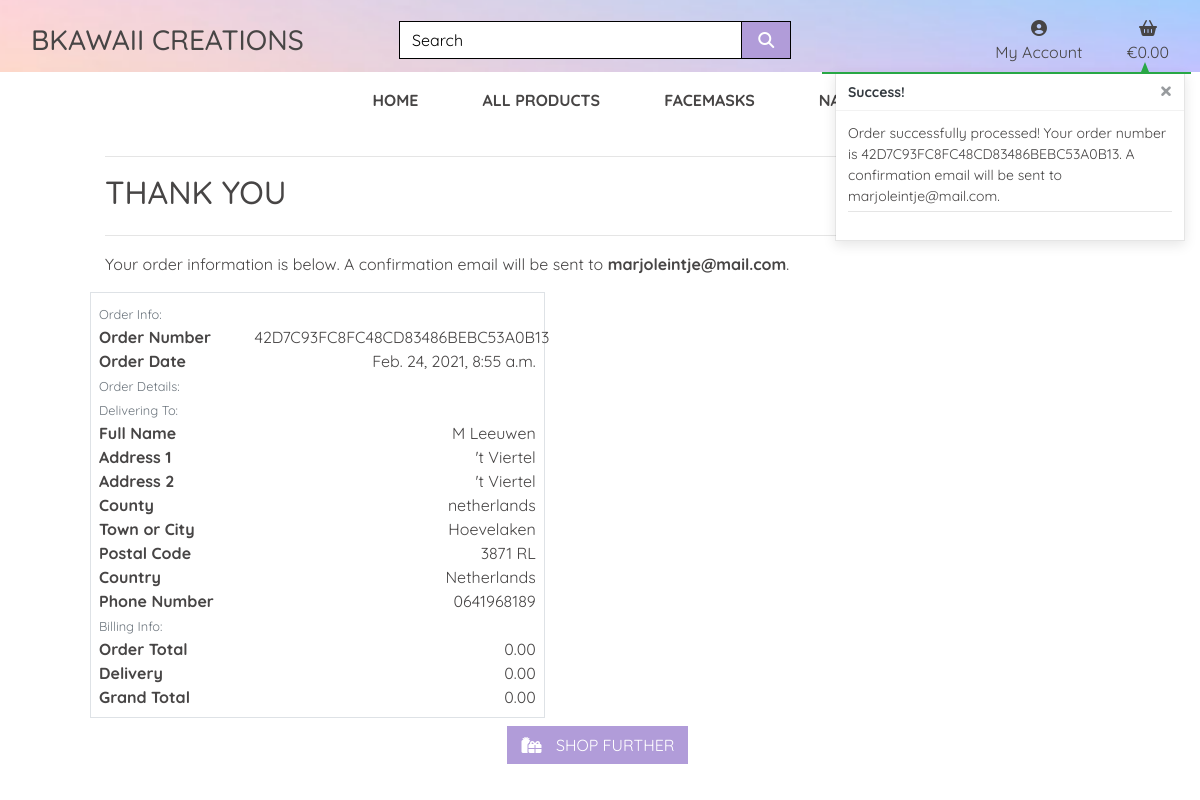
/checkout/checkout_success/42D7C93FC8FC48CD83486BEBC53A0B13, run on the app's committed database.
### checkout/models.py (models this page shows, shortened)
class Order(models.Model):
    order_number = models.CharField(max_length=32, null=False, editable=False)
    user_profile = models.ForeignKey(UserProfile, on_delete=models.SET_NULL,
                                     null=True, blank=True, related_name='orders')
    full_name = models.CharField(max_length=50, null=False, blank=False)
    email = models.EmailField(max_length=254, null=False, blank=False)
    phone_number = models.CharField(max_length=20, null=False, blank=False)
    country = CountryField(blank_label='Country *', null=False, blank=False)
    postcode = models.CharField(max_length=20, null=True, blank=True)
    town_or_city = models.CharField(max_length=40, null=False, blank=False)
    street_address1 = models.CharField(max_length=80, null=False, blank=False)
    street_address2 = models.CharField(max_length=80, null=True, blank=True)
    county = models.CharField(max_length=80, null=True, blank=True)
    date = models.DateTimeField(auto_now_add=True)
    delivery_cost = models.DecimalField(max_digits=6, decimal_places=2, null=False, default=0)
    order_total = models.DecimalField(max_digits=10, decimal_places=2, null=False, default=0)
    grand_total = models.DecimalField(max_digits=10, decimal_places=2, null=False, default=0)
    original_bag = models.TextField(null=False, blank=False, default='')
    stripe_pid = models.CharField(max_length=254, null=False, blank=False, default='')

### checkout/views.py (the view, shortened to what this page needs)
# urls.py: path('checkout_success/<order_number>', views.checkout_success, name='checkout_success'),
def checkout_success(request, order_number):
    save_info = request.session.get('save_info')
    order = get_object_or_404(Order, order_number=order_number)
    messages.success(request, f'Order successfully processed! \
        Your order number is {order_number}. A confirmation \
        email will be sent to {order.email}.')
    if 'bag' in request.session:
        del request.session['bag']
    template = 'checkout/checkout_success.html'
    context = {
        'order': order,
    }
    return render(request, template, context)

### bag/contexts.py (called while the page is built, shortened)
def bag_contents(request):
    bag_items = []
    total = 0
    product_count = 0
    bag = request.session.get('bag', {})
    if total < settings.FREE_DELIVERY_THRESHOLD:
        delivery = total * Decimal(settings.STANDARD_DELIVERY_PERCENTAGE / 100)
        free_delivery_delta = settings.FREE_DELIVERY_THRESHOLD - total
    else:
        delivery = 0
        free_delivery_delta = 0
    grand_total = delivery + total
    context = {
        'bag_items': bag_items,
        'total': total,
        'product_count': product_count,
        'delivery': delivery,
        'free_delivery_delta': free_delivery_delta,
        'free_delivery_threshold': settings.FREE_DELIVERY_THRESHOLD,
        'grand_total': grand_total,
    }
    return context

### checkout/templates/checkout/checkout_success.html (shortened to what this page needs)
{% extends "base.html" %}
{% load static %}
{% block page_header %}
    <div class="container header-container">
    </div>
{% endblock %}
{% block content %}
    <div class="overlay"></div>
    <div class="container">
        <div class="row">
            <div class="col">
                <hr>
                <h2 class="logo-font mb-4">Thank You</h2>
                <hr>
                <p class="text-black">Your order information is below. A confirmation email will be sent to <strong>{{ order.email }}</strong>.</p>
            </div>
        </div>
        <div class="row">
            <div class="order-confirmation-wrapper p-2 border">
                    <div class="row">
                        <div class="col">
                            <small class="text-muted">Order Info:</small>
                        </div>
                    </div>
                    <div class="row">
                        <div class="col-12 col-md-4">
                            <p class="mb-0 text-black font-weight-bold">Order Number</p>
                        </div>
                        <div class="col-12 col-md-8 text-md-right">
                            <p class="mb-0">{{ order.order_number }}</p>
                        </div>
                    </div>
                    <div class="row">
                        <div class="col-12 col-md-4">
                            <p class="mb-0 text-black font-weight-bold">Order Date</p>
                        </div>
                        <div class="col-12 col-md-8 text-md-right">
                            <p class="mb-0">{{ order.date }}</p>
                        </div>
                    </div>
                    <div class="row">
                        <div class="col">
                            <small class="text-muted">Order Details:</small>
                        </div>
                    </div>
                    <div class="row">
                        <div class="col">
                            <small class="text-muted">Delivering To:</small>
                        </div>
                    </div>
                    <div class="row">
                        <div class="col-12 col-md-4">
                            <p class="mb-0 text-black font-weight-bold">Full Name</p>
                        </div>
                        <div class="col-12 col-md-8 text-md-right">
                            <p class="mb-0">{{ order.full_name }}</p>
                        </div>
                    </div>
                    <div class="row">
                        <div class="col-12 col-md-4">
                            <p class="mb-0 text-black font-weight-bold">Address 1</p>
                        </div>
                        <div class="col-12 col-md-8 text-md-right">
                            <p class="mb-0">{{ order.street_address1 }}</p>
                        </div>
                    </div>
                    {% if order.street_address2 %}
                    <div class="row">
                        <div class="col-12 col-md-4">
                            <p class="mb-0 text-black font-weight-bold">Address 2</p>
                        </div>
                        <div class="col-12 col-md-8 text-md-right">
                            <p class="mb-0">{{ order.street_address1 }}</p>
                        </div>
                    </div>
                    {% endif %}
                    {% if order.county %}
                    <div class="row">
                        <div class="col-12 col-md-4">
                            <p class="mb-0 text-black font-weight-bold">County</p>
                        </div>
                        <div class="col-12 col-md-8 text-md-right">
                            <p class="mb-0">{{ order.county }}</p>
                        </div>
                    </div>
                    {% endif %}
                    <div class="row">
                        <div class="col-12 col-md-4">
                            <p class="mb-0 text-black font-weight-bold">Town or City</p>
                        </div>
                        <div class="col-12 col-md-8 text-md-right">
                            <p class="mb-0">{{ order.town_or_city }}</p>
                        </div>
                    </div>
                    {% if order.postcode %}
                    <div class="row">
                        <div class="col-12 col-md-4">
                            <p class="mb-0 text-black font-weight-bold">Postal Code</p>
                        </div>
                        <div class="col-12 col-md-8 text-md-right">
                            <p class="mb-0">{{ order.postcode }}</p>
                        </div>
                    </div>
                    {% endif %}
                    <div class="row">
                        <div class="col-12 col-md-4">
                            <p class="mb-0 text-black font-weight-bold">Country</p>
                        </div>
                        <div class="col-12 col-md-8 text-md-right">
                            <p class="mb-0">{{ order.country }}</p>
                        </div>
                    </div>
                    <div class="row">
                        <div class="col-12 col-md-4">
                            <p class="mb-0 text-black font-weight-bold">Phone Number</p>
                        </div>
                        <div class="col-12 col-md-8 text-md-right">
                            <p class="mb-0">{{ order.phone_number }}</p>
                        </div>
                    </div>
                    <div class="row">
                        <div class="col">
                            <small class="text-muted">Billing Info:</small>
                        </div>
                    </div>
                    <div class="row">
                        <div class="col-12 col-md-4">
                            <p class="mb-0 text-black font-weight-bold">Order Total</p>
                        </div>
                        <div class="col-12 col-md-8 text-md-right">
                            <p class="mb-0">{{ order.order_total }}</p>
                        </div>
                    </div>
                    <div class="row">
                        <div class="col-12 col-md-4">
                            <p class="mb-0 text-black font-weight-bold">Delivery</p>
                        </div>
                        <div class="col-12 col-md-8 text-md-right">
                            <p class="mb-0">{{ order.delivery_cost }}</p>
                        </div>
                    </div>
                    <div class="row">
                        <div class="col-12 col-md-4">
                            <p class="mb-0 text-black font-weight-bold">Grand Total</p>
                        </div>
                        <div class="col-12 col-md-8 text-md-right">
                            <p class="mb-0">{{ order.grand_total }}</p>
                        </div>
                    </div>
                </div>
            </div>
        </div>
         <div class="row">
			<div class="col-12 col-lg-7 text-right">
                {% if from_profile %}
                    <a href="{% url 'profile' %}" class="btn btn-black rounded-0 my-2">
                        <span class="icon mr-2">
                            <i class="fas fa-angle-left"></i>
                        </span>
                        <span class="text-uppercase">Back to Profile</span>
                    </a>
                {% else %}
                    <a href="{% url 'home' %}" class="btn btn-black rounded-0 my-2">
                        <span class="icon mr-2">
                            <i class="fas fa-gifts"></i>
                        </span>
                        <span class="text-uppercase">Shop further</span>
                    </a>
                {% endif %}
			</div>
		</div>
{% endblock %}

### static/css/base.css (style rules this page uses)
html { height: 100%; }
body { background: white; background-size: cover; height: calc(100vh - 200px); color:#474545; font-family: 'Quicksand', sans-serif; }
.icon { align-items: center; display: inline-flex; justify-content: center; height: 1.5rem; width: 1.5rem; }
.logo-font { text-transform: uppercase; }
.btn-black { background: #b19cd9; color: white; }
.text-black { color:#474545 !important; }
.overlay { height: 100%; width: 100%; top: 0; left: 0; position: fixed; background: white; z-index: -1; }
.row::after { content: ""; clear: both; display: table; }
@media (min-width: 1024px) { .container { max-width: 85%; } }
@media (min-width: 992px) { .header-container { padding-top: 140px; } }

### data on the page
Order: email "marjoleintje@mail.com", order_number "42D7C93FC8FC48CD83486BEBC53A0B13", date "Feb. 24, 2021, 8:55 a.m.", full_name "M Leeuwen", street_address1 "'t Viertel", county "netherlands", town_or_city "Hoevelaken", postcode "3871 RL", country "Netherlands", phone_number "0641968189", order_total "0.00", delivery_cost "0.00", grand_total "0.00"

### other printed values
{{ message }} "Order successfully processed! Your order number is 42D7C93FC8FC48CD83486BEBC53A0B13. A confirmation email will be sent to marjoleintje@mail.com."
